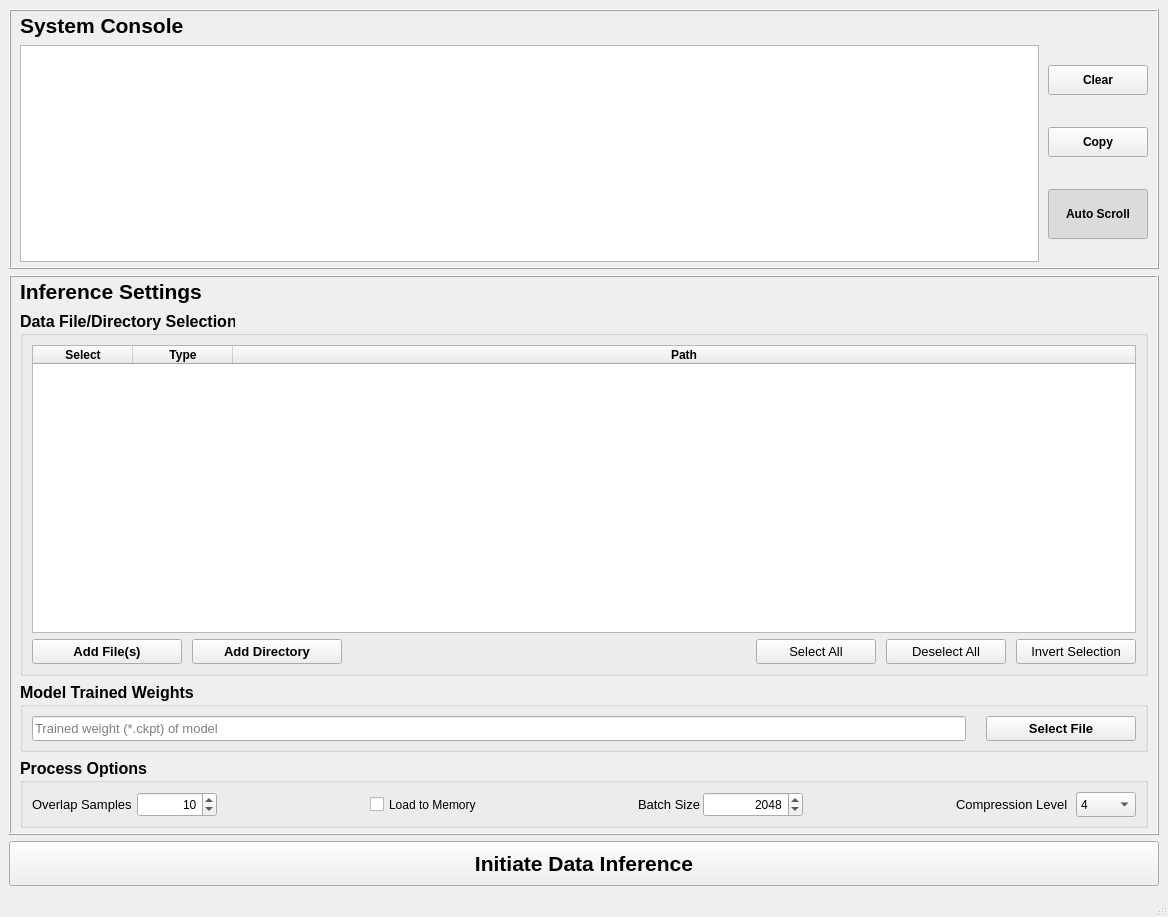
<?xml version="1.0" encoding="UTF-8"?>
<ui version="4.0">
 <class>ParusInfWindow</class>
 <widget class="QMainWindow" name="ParusInfWindow">
  <property name="geometry">
   <rect>
    <x>0</x>
    <y>0</y>
    <width>1168</width>
    <height>916</height>
   </rect>
  </property>
  <property name="windowTitle">
   <string>Parus - Data Inference</string>
  </property>
  <widget class="QWidget" name="centralWidget">
   <layout class="QVBoxLayout" name="centralLayout">
    <item>
     <widget class="QFrame" name="conFrame">
      <property name="minimumSize">
       <size>
        <width>1150</width>
        <height>260</height>
       </size>
      </property>
      <property name="frameShape">
       <enum>QFrame::Shape::Box</enum>
      </property>
      <property name="frameShadow">
       <enum>QFrame::Shadow::Raised</enum>
      </property>
      <layout class="QGridLayout" name="conFrameLayout">
       <property name="topMargin">
        <number>0</number>
       </property>
       <property name="bottomMargin">
        <number>5</number>
       </property>
       <property name="horizontalSpacing">
        <number>9</number>
       </property>
       <item row="1" column="0">
        <widget class="QTextEdit" name="procConsole">
         <property name="minimumSize">
          <size>
           <width>1000</width>
           <height>0</height>
          </size>
         </property>
        </widget>
       </item>
       <item row="0" column="0" colspan="2">
        <widget class="QLabel" name="procConLabel">
         <property name="minimumSize">
          <size>
           <width>1110</width>
           <height>28</height>
          </size>
         </property>
         <property name="maximumSize">
          <size>
           <width>16777215</width>
           <height>28</height>
          </size>
         </property>
         <property name="font">
          <font>
           <pointsize>16</pointsize>
           <bold>true</bold>
          </font>
         </property>
         <property name="text">
          <string>System Console</string>
         </property>
        </widget>
       </item>
       <item row="1" column="1">
        <layout class="QVBoxLayout" name="conCtrlLayout">
         <property name="spacing">
          <number>12</number>
         </property>
         <item>
          <widget class="QPushButton" name="procConClear">
           <property name="minimumSize">
            <size>
             <width>100</width>
             <height>30</height>
            </size>
           </property>
           <property name="maximumSize">
            <size>
             <width>100</width>
             <height>30</height>
            </size>
           </property>
           <property name="font">
            <font>
             <bold>true</bold>
            </font>
           </property>
           <property name="text">
            <string>Clear</string>
           </property>
          </widget>
         </item>
         <item>
          <widget class="QPushButton" name="procConCopy">
           <property name="minimumSize">
            <size>
             <width>100</width>
             <height>30</height>
            </size>
           </property>
           <property name="maximumSize">
            <size>
             <width>100</width>
             <height>30</height>
            </size>
           </property>
           <property name="font">
            <font>
             <bold>true</bold>
            </font>
           </property>
           <property name="text">
            <string>Copy</string>
           </property>
          </widget>
         </item>
         <item>
          <widget class="QPushButton" name="procConScroll">
           <property name="minimumSize">
            <size>
             <width>100</width>
             <height>50</height>
            </size>
           </property>
           <property name="maximumSize">
            <size>
             <width>100</width>
             <height>50</height>
            </size>
           </property>
           <property name="font">
            <font>
             <bold>true</bold>
            </font>
           </property>
           <property name="text">
            <string>Auto Scroll</string>
           </property>
           <property name="checkable">
            <bool>true</bool>
           </property>
           <property name="checked">
            <bool>true</bool>
           </property>
          </widget>
         </item>
        </layout>
       </item>
      </layout>
     </widget>
    </item>
    <item>
     <widget class="QFrame" name="infFrame">
      <property name="minimumSize">
       <size>
        <width>1150</width>
        <height>560</height>
       </size>
      </property>
      <property name="frameShape">
       <enum>QFrame::Shape::Box</enum>
      </property>
      <property name="frameShadow">
       <enum>QFrame::Shadow::Raised</enum>
      </property>
      <layout class="QVBoxLayout" name="infFrameLayout">
       <property name="topMargin">
        <number>0</number>
       </property>
       <property name="bottomMargin">
        <number>5</number>
       </property>
       <item>
        <widget class="QLabel" name="infConLabel">
         <property name="minimumSize">
          <size>
           <width>1000</width>
           <height>28</height>
          </size>
         </property>
         <property name="maximumSize">
          <size>
           <width>16777215</width>
           <height>28</height>
          </size>
         </property>
         <property name="font">
          <font>
           <pointsize>16</pointsize>
           <bold>true</bold>
          </font>
         </property>
         <property name="text">
          <string>Inference Settings</string>
         </property>
        </widget>
       </item>
       <item>
        <widget class="QGroupBox" name="inputGroup">
         <property name="minimumSize">
          <size>
           <width>1000</width>
           <height>350</height>
          </size>
         </property>
         <property name="font">
          <font>
           <pointsize>12</pointsize>
           <bold>true</bold>
          </font>
         </property>
         <property name="title">
          <string>Data File/Directory Selection</string>
         </property>
         <layout class="QVBoxLayout" name="inputLayout">
          <item>
           <widget class="QTableWidget" name="inputTable">
            <property name="minimumSize">
             <size>
              <width>600</width>
              <height>200</height>
             </size>
            </property>
            <property name="font">
             <font>
              <pointsize>9</pointsize>
              <bold>false</bold>
             </font>
            </property>
            <property name="editTriggers">
             <set>QAbstractItemView::EditTrigger::NoEditTriggers</set>
            </property>
            <property name="alternatingRowColors">
             <bool>true</bool>
            </property>
            <attribute name="horizontalHeaderStretchLastSection">
             <bool>true</bool>
            </attribute>
            <column>
             <property name="text">
              <string>  Select  </string>
             </property>
             <property name="font">
              <font>
               <pointsize>9</pointsize>
               <bold>true</bold>
              </font>
             </property>
            </column>
            <column>
             <property name="text">
              <string>Type</string>
             </property>
             <property name="font">
              <font>
               <pointsize>9</pointsize>
               <bold>true</bold>
              </font>
             </property>
            </column>
            <column>
             <property name="text">
              <string>Path</string>
             </property>
             <property name="font">
              <font>
               <pointsize>9</pointsize>
               <bold>true</bold>
              </font>
             </property>
            </column>
           </widget>
          </item>
          <item>
           <layout class="QHBoxLayout" name="selLayout">
            <property name="spacing">
             <number>10</number>
            </property>
            <item>
             <widget class="QPushButton" name="addFileButton">
              <property name="minimumSize">
               <size>
                <width>150</width>
                <height>25</height>
               </size>
              </property>
              <property name="maximumSize">
               <size>
                <width>150</width>
                <height>25</height>
               </size>
              </property>
              <property name="font">
               <font>
                <pointsize>10</pointsize>
                <bold>true</bold>
               </font>
              </property>
              <property name="text">
               <string>Add File(s)</string>
              </property>
             </widget>
            </item>
            <item>
             <widget class="QPushButton" name="addPathButton">
              <property name="minimumSize">
               <size>
                <width>150</width>
                <height>25</height>
               </size>
              </property>
              <property name="maximumSize">
               <size>
                <width>150</width>
                <height>25</height>
               </size>
              </property>
              <property name="font">
               <font>
                <pointsize>10</pointsize>
                <bold>true</bold>
               </font>
              </property>
              <property name="text">
               <string>Add Directory</string>
              </property>
             </widget>
            </item>
            <item>
             <spacer name="ctrlSelSpacer">
              <property name="orientation">
               <enum>Qt::Orientation::Horizontal</enum>
              </property>
              <property name="sizeHint" stdset="0">
               <size>
                <width>40</width>
                <height>20</height>
               </size>
              </property>
             </spacer>
            </item>
            <item>
             <widget class="QPushButton" name="selAllButton">
              <property name="minimumSize">
               <size>
                <width>120</width>
                <height>25</height>
               </size>
              </property>
              <property name="maximumSize">
               <size>
                <width>120</width>
                <height>25</height>
               </size>
              </property>
              <property name="font">
               <font>
                <pointsize>10</pointsize>
                <bold>false</bold>
               </font>
              </property>
              <property name="text">
               <string>Select All</string>
              </property>
             </widget>
            </item>
            <item>
             <widget class="QPushButton" name="selNonButton">
              <property name="minimumSize">
               <size>
                <width>120</width>
                <height>25</height>
               </size>
              </property>
              <property name="maximumSize">
               <size>
                <width>120</width>
                <height>25</height>
               </size>
              </property>
              <property name="font">
               <font>
                <pointsize>10</pointsize>
                <bold>false</bold>
               </font>
              </property>
              <property name="text">
               <string>Deselect All</string>
              </property>
             </widget>
            </item>
            <item>
             <widget class="QPushButton" name="selInvButton">
              <property name="minimumSize">
               <size>
                <width>120</width>
                <height>25</height>
               </size>
              </property>
              <property name="maximumSize">
               <size>
                <width>120</width>
                <height>25</height>
               </size>
              </property>
              <property name="font">
               <font>
                <pointsize>10</pointsize>
                <bold>false</bold>
               </font>
              </property>
              <property name="text">
               <string>Invert Selection</string>
              </property>
             </widget>
            </item>
           </layout>
          </item>
         </layout>
        </widget>
       </item>
       <item>
        <widget class="QGroupBox" name="ckptGroup">
         <property name="minimumSize">
          <size>
           <width>1000</width>
           <height>70</height>
          </size>
         </property>
         <property name="maximumSize">
          <size>
           <width>16777215</width>
           <height>70</height>
          </size>
         </property>
         <property name="font">
          <font>
           <pointsize>12</pointsize>
           <bold>true</bold>
          </font>
         </property>
         <property name="title">
          <string>Model Trained Weights</string>
         </property>
         <layout class="QHBoxLayout" name="ckptLayout">
          <property name="spacing">
           <number>20</number>
          </property>
          <item>
           <widget class="QLineEdit" name="ckptLine">
            <property name="minimumSize">
             <size>
              <width>350</width>
              <height>25</height>
             </size>
            </property>
            <property name="maximumSize">
             <size>
              <width>16777215</width>
              <height>25</height>
             </size>
            </property>
            <property name="font">
             <font>
              <pointsize>10</pointsize>
              <bold>false</bold>
             </font>
            </property>
            <property name="placeholderText">
             <string>Trained weight (*.ckpt) of model</string>
            </property>
           </widget>
          </item>
          <item>
           <widget class="QPushButton" name="ckptButton">
            <property name="minimumSize">
             <size>
              <width>150</width>
              <height>25</height>
             </size>
            </property>
            <property name="maximumSize">
             <size>
              <width>150</width>
              <height>25</height>
             </size>
            </property>
            <property name="font">
             <font>
              <pointsize>10</pointsize>
              <bold>true</bold>
             </font>
            </property>
            <property name="text">
             <string>Select File</string>
            </property>
           </widget>
          </item>
         </layout>
        </widget>
       </item>
       <item>
        <widget class="QGroupBox" name="optGroup">
         <property name="minimumSize">
          <size>
           <width>1000</width>
           <height>70</height>
          </size>
         </property>
         <property name="maximumSize">
          <size>
           <width>16777215</width>
           <height>70</height>
          </size>
         </property>
         <property name="font">
          <font>
           <pointsize>12</pointsize>
           <bold>true</bold>
          </font>
         </property>
         <property name="title">
          <string>Process Options</string>
         </property>
         <layout class="QHBoxLayout" name="horizontalLayout">
          <item>
           <layout class="QHBoxLayout" name="ovlpLayout">
            <property name="spacing">
             <number>0</number>
            </property>
            <item>
             <widget class="QLabel" name="ovlpLabel">
              <property name="minimumSize">
               <size>
                <width>105</width>
                <height>25</height>
               </size>
              </property>
              <property name="maximumSize">
               <size>
                <width>105</width>
                <height>25</height>
               </size>
              </property>
              <property name="font">
               <font>
                <pointsize>10</pointsize>
                <bold>false</bold>
               </font>
              </property>
              <property name="toolTip">
               <string>Overlapping size between each sample step
Increase value will capture features better at a cost of longer process time</string>
              </property>
              <property name="text">
               <string>Overlap Samples</string>
              </property>
             </widget>
            </item>
            <item>
             <widget class="QSpinBox" name="ovlpSpinbox">
              <property name="minimumSize">
               <size>
                <width>80</width>
                <height>25</height>
               </size>
              </property>
              <property name="maximumSize">
               <size>
                <width>80</width>
                <height>25</height>
               </size>
              </property>
              <property name="font">
               <font>
                <pointsize>9</pointsize>
                <bold>false</bold>
               </font>
              </property>
              <property name="toolTip">
               <string>Overlapping size between each sample step
Increase value will capture features better at a cost of longer process time</string>
              </property>
              <property name="alignment">
               <set>Qt::AlignmentFlag::AlignRight|Qt::AlignmentFlag::AlignTrailing|Qt::AlignmentFlag::AlignVCenter</set>
              </property>
              <property name="maximum">
               <number>1000</number>
              </property>
              <property name="value">
               <number>10</number>
              </property>
             </widget>
            </item>
           </layout>
          </item>
          <item>
           <spacer name="optSpacerL">
            <property name="orientation">
             <enum>Qt::Orientation::Horizontal</enum>
            </property>
            <property name="sizeHint" stdset="0">
             <size>
              <width>100</width>
              <height>20</height>
             </size>
            </property>
           </spacer>
          </item>
          <item>
           <widget class="QCheckBox" name="tmemCheckbox">
            <property name="minimumSize">
             <size>
              <width>115</width>
              <height>25</height>
             </size>
            </property>
            <property name="font">
             <font>
              <pointsize>9</pointsize>
              <bold>false</bold>
             </font>
            </property>
            <property name="toolTip">
             <string>Load whole file to system memory
Enable this to accelerate process at risk of RAM overflow</string>
            </property>
            <property name="text">
             <string>Load to Memory</string>
            </property>
           </widget>
          </item>
          <item>
           <spacer name="optSpacerM">
            <property name="orientation">
             <enum>Qt::Orientation::Horizontal</enum>
            </property>
            <property name="sizeHint" stdset="0">
             <size>
              <width>100</width>
              <height>20</height>
             </size>
            </property>
           </spacer>
          </item>
          <item>
           <layout class="QHBoxLayout" name="btszLayout">
            <property name="spacing">
             <number>0</number>
            </property>
            <item>
             <widget class="QLabel" name="btszLabel">
              <property name="minimumSize">
               <size>
                <width>65</width>
                <height>25</height>
               </size>
              </property>
              <property name="maximumSize">
               <size>
                <width>65</width>
                <height>25</height>
               </size>
              </property>
              <property name="font">
               <font>
                <pointsize>10</pointsize>
                <bold>false</bold>
               </font>
              </property>
              <property name="toolTip">
               <string>Processing batch size
Greater value will make process faster at a cost of larger VRAM usage</string>
              </property>
              <property name="text">
               <string>Batch Size</string>
              </property>
             </widget>
            </item>
            <item>
             <widget class="QSpinBox" name="btszSpinbox">
              <property name="minimumSize">
               <size>
                <width>100</width>
                <height>25</height>
               </size>
              </property>
              <property name="maximumSize">
               <size>
                <width>100</width>
                <height>25</height>
               </size>
              </property>
              <property name="font">
               <font>
                <pointsize>9</pointsize>
                <bold>false</bold>
               </font>
              </property>
              <property name="toolTip">
               <string>Processing batch size
Greater value will make process faster at a cost of larger VRAM usage</string>
              </property>
              <property name="alignment">
               <set>Qt::AlignmentFlag::AlignRight|Qt::AlignmentFlag::AlignTrailing|Qt::AlignmentFlag::AlignVCenter</set>
              </property>
              <property name="minimum">
               <number>1</number>
              </property>
              <property name="maximum">
               <number>10000</number>
              </property>
              <property name="value">
               <number>2048</number>
              </property>
             </widget>
            </item>
           </layout>
          </item>
          <item>
           <spacer name="optSpacerR">
            <property name="orientation">
             <enum>Qt::Orientation::Horizontal</enum>
            </property>
            <property name="sizeHint" stdset="0">
             <size>
              <width>100</width>
              <height>20</height>
             </size>
            </property>
           </spacer>
          </item>
          <item>
           <layout class="QHBoxLayout" name="clvlLayout">
            <property name="spacing">
             <number>0</number>
            </property>
            <item>
             <widget class="QLabel" name="clvlLabel">
              <property name="minimumSize">
               <size>
                <width>120</width>
                <height>25</height>
               </size>
              </property>
              <property name="maximumSize">
               <size>
                <width>120</width>
                <height>25</height>
               </size>
              </property>
              <property name="font">
               <font>
                <pointsize>10</pointsize>
                <bold>false</bold>
               </font>
              </property>
              <property name="toolTip">
               <string>Output file compression level
Higher level make smaller file at a cost of longer compression time</string>
              </property>
              <property name="text">
               <string>Compression Level</string>
              </property>
             </widget>
            </item>
            <item>
             <widget class="QComboBox" name="clvlCombo">
              <property name="minimumSize">
               <size>
                <width>60</width>
                <height>25</height>
               </size>
              </property>
              <property name="maximumSize">
               <size>
                <width>60</width>
                <height>25</height>
               </size>
              </property>
              <property name="font">
               <font>
                <pointsize>9</pointsize>
                <bold>false</bold>
               </font>
              </property>
              <property name="toolTip">
               <string>Output file compression level
Higher level make smaller file at a cost of longer compression time</string>
              </property>
              <property name="currentIndex">
               <number>4</number>
              </property>
              <item>
               <property name="text">
                <string>0</string>
               </property>
              </item>
              <item>
               <property name="text">
                <string>1</string>
               </property>
              </item>
              <item>
               <property name="text">
                <string>2</string>
               </property>
              </item>
              <item>
               <property name="text">
                <string>3</string>
               </property>
              </item>
              <item>
               <property name="text">
                <string>4</string>
               </property>
              </item>
              <item>
               <property name="text">
                <string>5</string>
               </property>
              </item>
              <item>
               <property name="text">
                <string>6</string>
               </property>
              </item>
              <item>
               <property name="text">
                <string>7</string>
               </property>
              </item>
              <item>
               <property name="text">
                <string>8</string>
               </property>
              </item>
              <item>
               <property name="text">
                <string>9</string>
               </property>
              </item>
             </widget>
            </item>
           </layout>
          </item>
         </layout>
        </widget>
       </item>
      </layout>
     </widget>
    </item>
    <item>
     <widget class="QPushButton" name="procButton">
      <property name="minimumSize">
       <size>
        <width>1150</width>
        <height>45</height>
       </size>
      </property>
      <property name="maximumSize">
       <size>
        <width>16777215</width>
        <height>45</height>
       </size>
      </property>
      <property name="font">
       <font>
        <pointsize>16</pointsize>
        <bold>true</bold>
       </font>
      </property>
      <property name="text">
       <string>Initiate Data Inference</string>
      </property>
     </widget>
    </item>
   </layout>
  </widget>
  <widget class="QStatusBar" name="statBar"/>
 </widget>
 <resources/>
 <connections/>
</ui>
